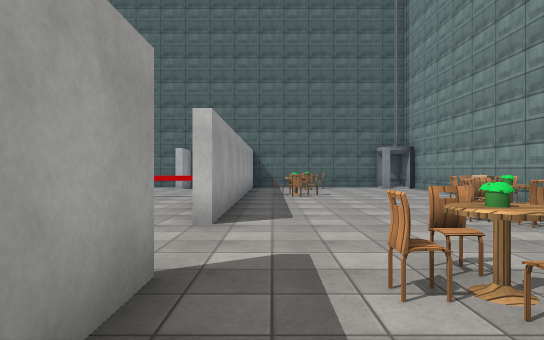
View 1 (above)

19 first-person views from a walk through a Unity game level. The camera is 1.4 m above the floor, looks level and sees 75° across. The floor is counted in squares, 2 m on a side. Each view is taken from the middle of a square. On the plan, view 1 faces up. The plan holds only what a view shows up to about 11 squares ahead; the rest is blank. The player is left out. Door leaves are left out, so doorways stand open. Some surface patterns are stand-ins.

View 2
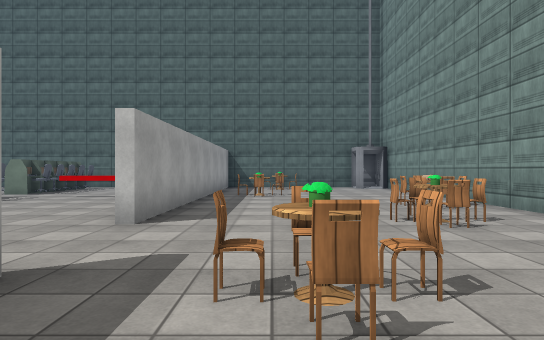

View 3
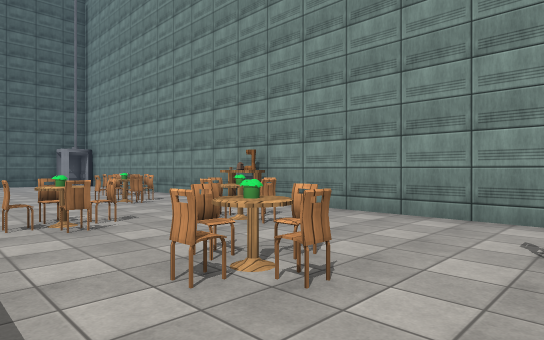

View 4
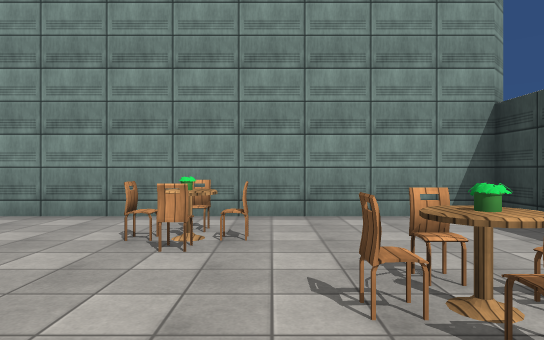

View 5
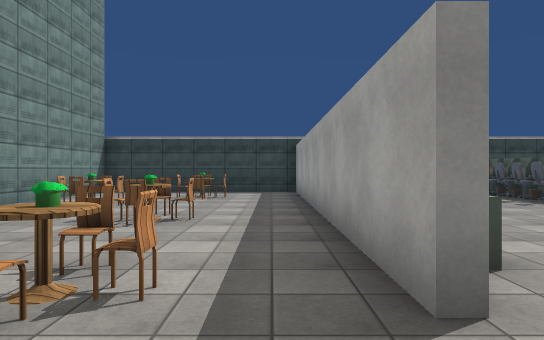

View 6
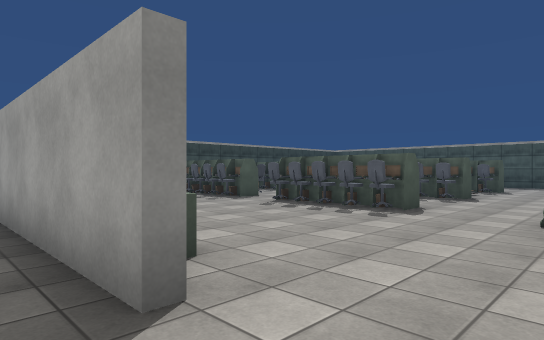

View 7
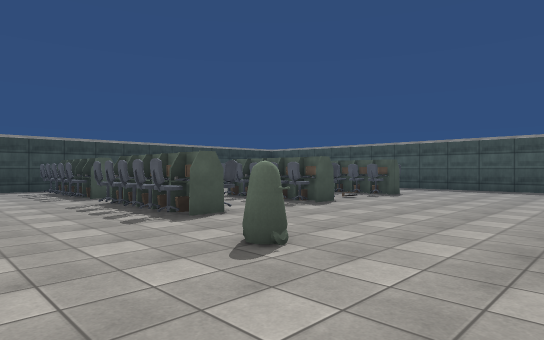

View 8
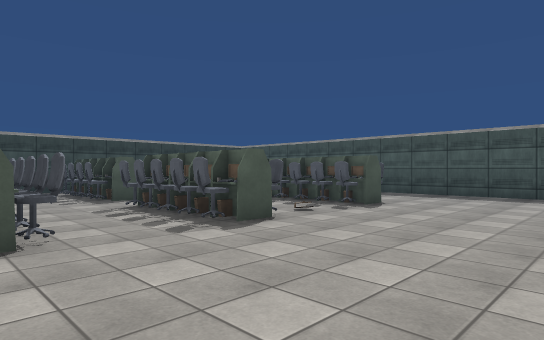

View 9
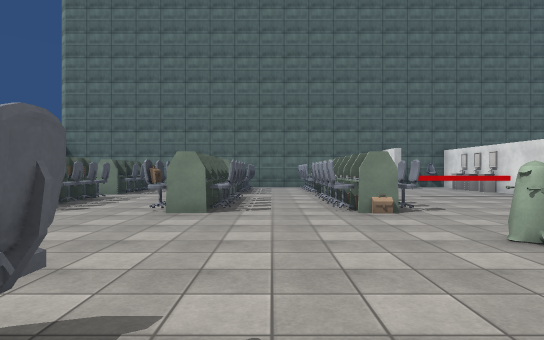

View 10
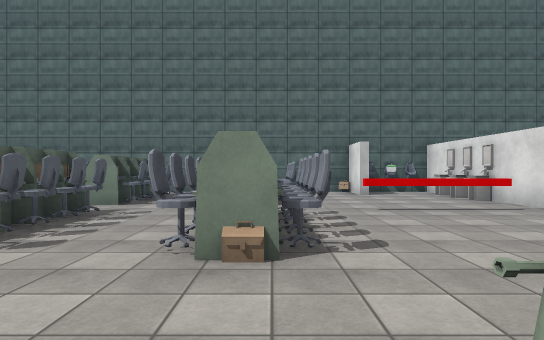

View 11
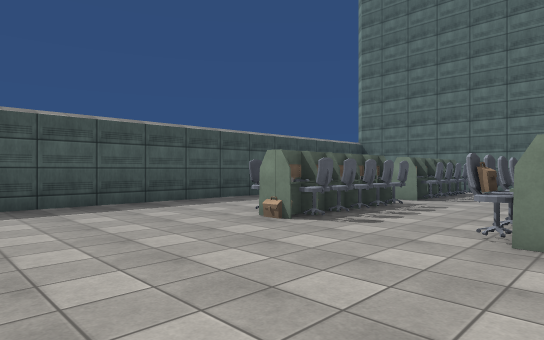

View 12
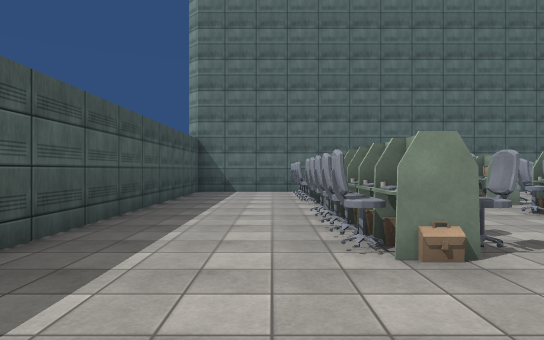

View 13
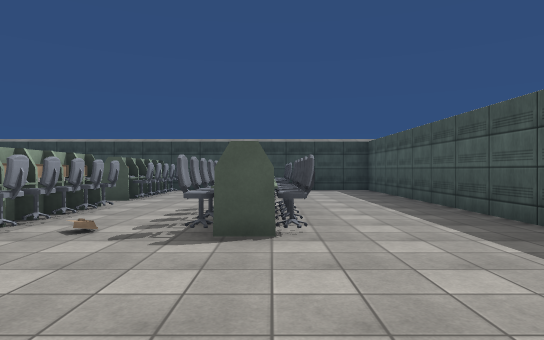

View 14
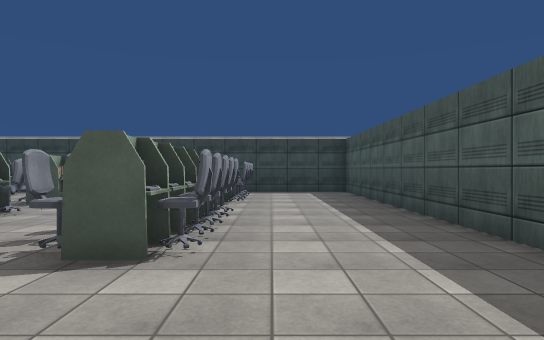

View 15
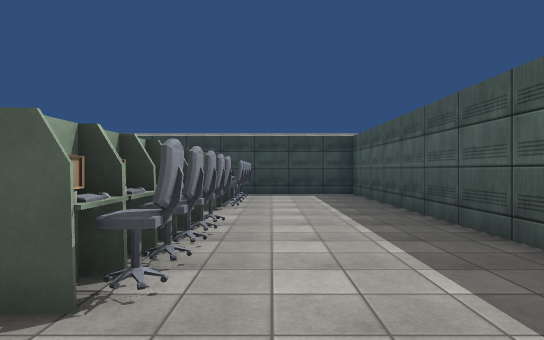

View 16
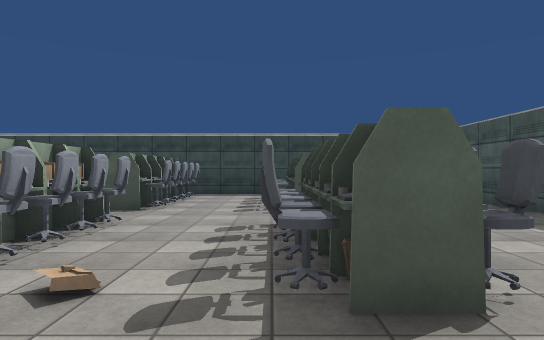

View 17
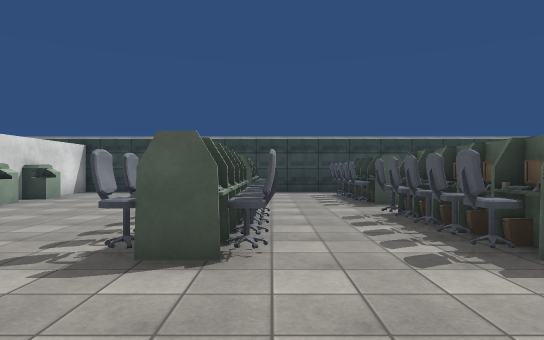

View 18
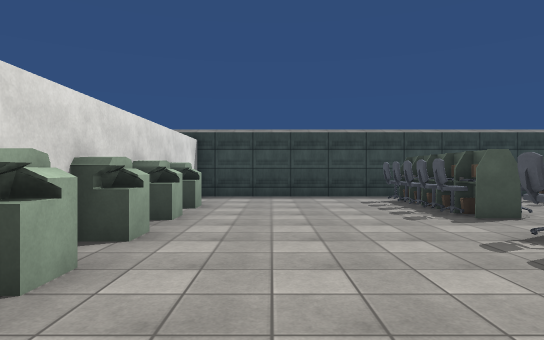

View 19
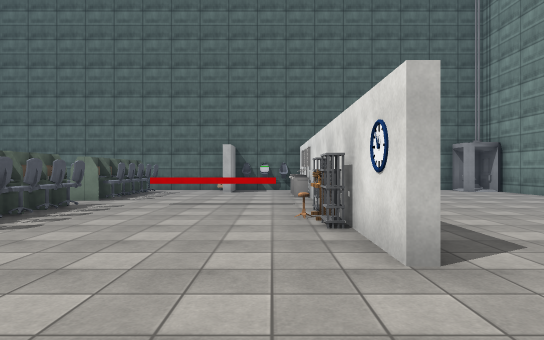

### Floor plan
Key: @ floor where view 1 was taken; # wall or solid block; . main floor; : floor 0.25 m higher than the main floor; D open door; T thing the floor can be seen under or through; C chair; P plant; A table; R printer; O other object.
Columns run from 17 left of view 1 to 6 right of it. Each row starts with its distance up from view 1.
 14 #...           .#
 13 #...OO  O OO..#.O   ...#
 12 #...OO  O  O....O   ...#
 11 #...OO. O.OO....O.O....#
 10 #...O..OO..O....#OO....#
  9 #...O...O..O.TTT#.O....#
  8 #...OO.OO.OO....#......#
  7 #...OO.OO.OO....O....OO#
  6 #...OO.OO.OO....#...CO.#
  5 #...............#..COC.#
  4 #...........O...D...C..#
  3 #...............D.P...O#
  2 #...............#.CCO..#
  1 #...OO:OO.OO....R...OO.#
  0 #...OO.OO.OO....R@.A...#
 -1 #...OO.OO.OO....#.CCP..#
 -2 #...O...O..O....R..C.O.#
 -3 #...O...O..O....R...CC.#
 -4 #...OO.OO.OO....#..A.C.#
 -5 #...OO.OO.OO....R.CCP..#
 -6 #...OO.OO.OO....#..C...#
 -7 #...............#......#
 -8 #########  ######     ##

Positions as (right, up) in squares from view 1, and headings:
1: (0, 0), facing up
2: (1, 0), facing up
3: (0, -3), facing up-right
4: (0, -4), facing right
5: (0, 4), facing down
6: (0, 4), facing down-left
7: (-3, 6), facing down-left
8: (-6, 5), facing down-left
9: (-8, 0), facing up
10: (-6, 3), facing up
11: (-9, 2), facing up-left
12: (-14, 3), facing up
13: (-13, 5), facing down
14: (-14, 4), facing down
15: (-14, 3), facing down
16: (-12, 3), facing down
17: (-7, 4), facing down
18: (-3, 2), facing down
19: (-2, 2), facing up
